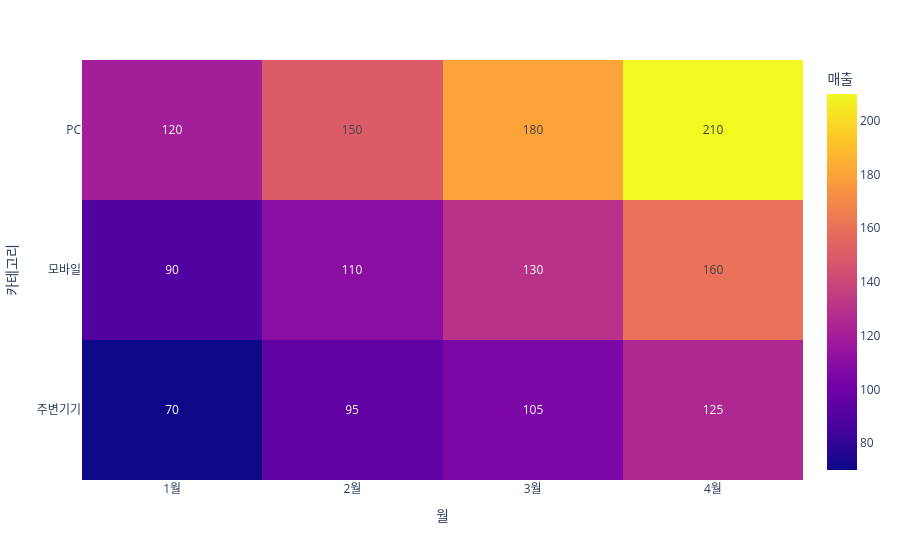

Notebook source saved alongside this figure:
### Code cell
fig = px.imshow(
    heatmap_df,
    text_auto=True,
    aspect='auto',
    labels={
        'x': '월',
        'y': '카테고리',
        'color': '매출'
    }
)

fig.show()

### Figure 1 — Plotly figure (JSON) as saved in the notebook; plotly's stock layout.template omitted (floating-point values rounded to 4 significant figures)
{"data": [{"coloraxis": "coloraxis", "name": "0", "texttemplate": "%{z}", "x": ["1월", "2월", "3월", "4월"], "y": ["PC", "모바일", "주변기기"], "z": [[120, 150, 180, 210], [90, 110, 130, 160], [70, 95, 105, 125]], "type": "heatmap", "xaxis": "x", "yaxis": "y", "hovertemplate": "월: %{x}<br>카테고리: %{y}<br>매출: %{z}<extra></extra>"}], "layout": {"xaxis": {"anchor": "y", "domain": [0.0, 1.0], "title": {"text": "월"}}, "yaxis": {"anchor": "x", "domain": [0.0, 1.0], "autorange": "reversed", "title": {"text": "카테고리"}}, "coloraxis": {"colorbar": {"title": {"text": "매출"}}, "colorscale": [[0.0, "#0d0887"], [0.1111, "#46039f"], [0.2222, "#7201a8"], [0.3333, "#9c179e"], [0.4444, "#bd3786"], [0.5556, "#d8576b"], [0.6667, "#ed7953"], [0.7778, "#fb9f3a"], [0.8889, "#fdca26"], [1.0, "#f0f921"]]}, "margin": {"t": 60}}}
